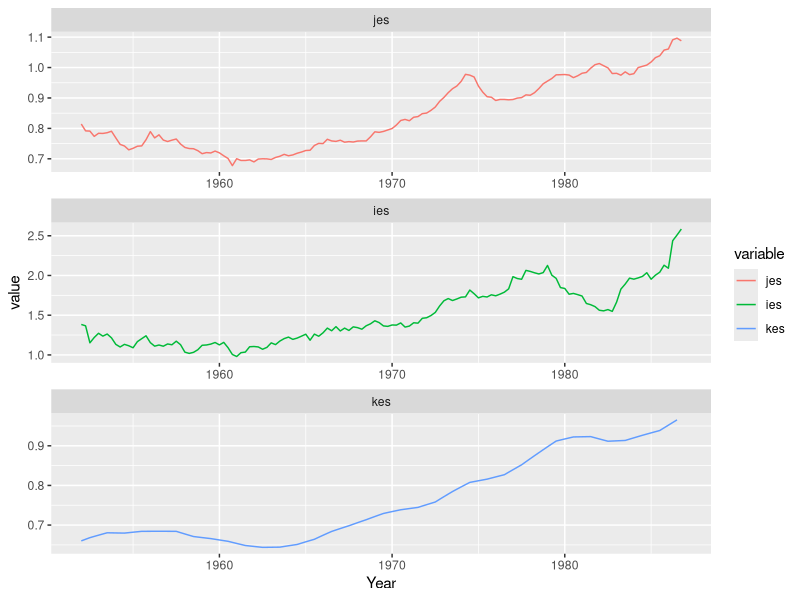
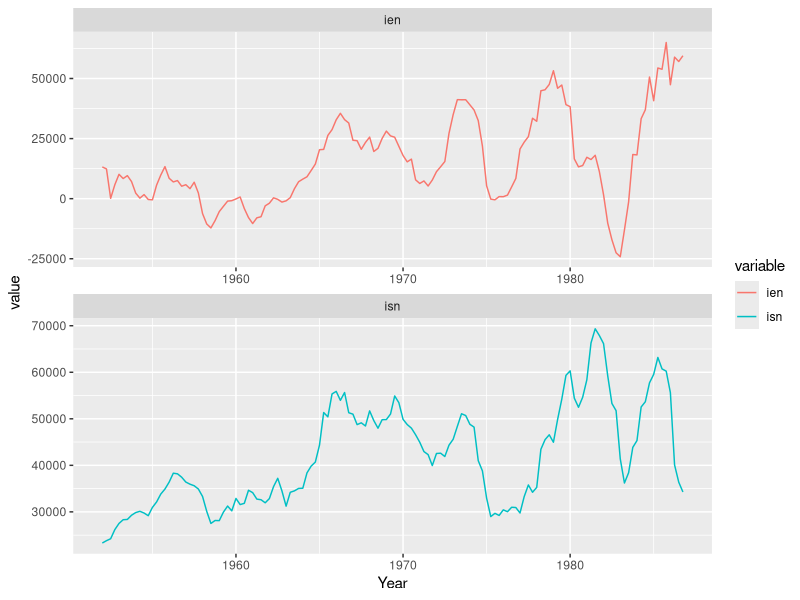
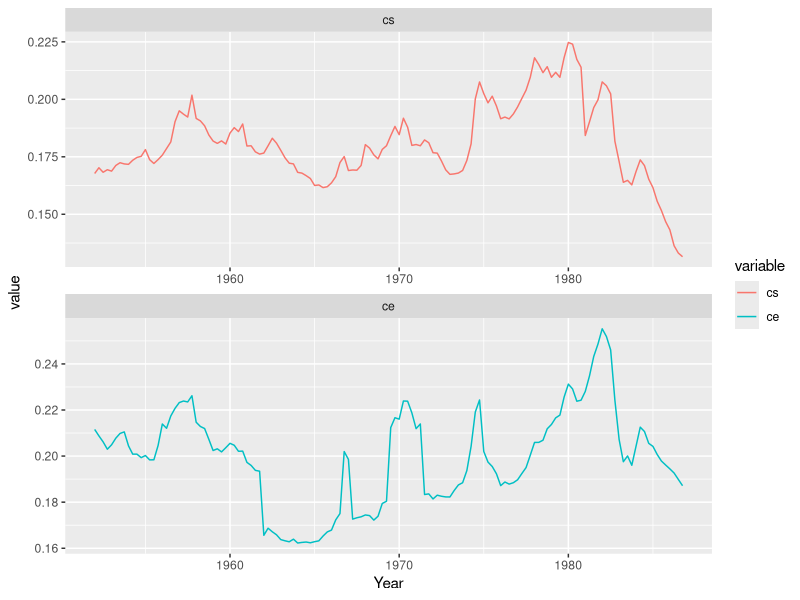
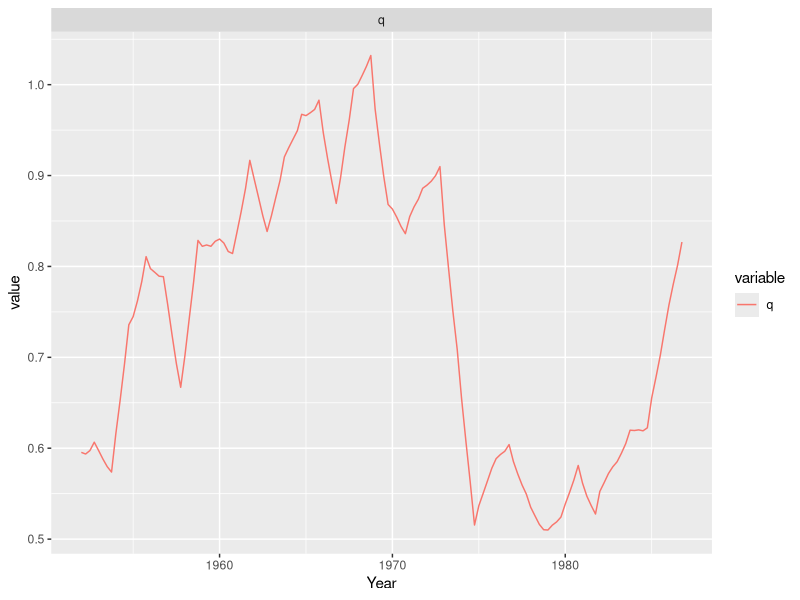
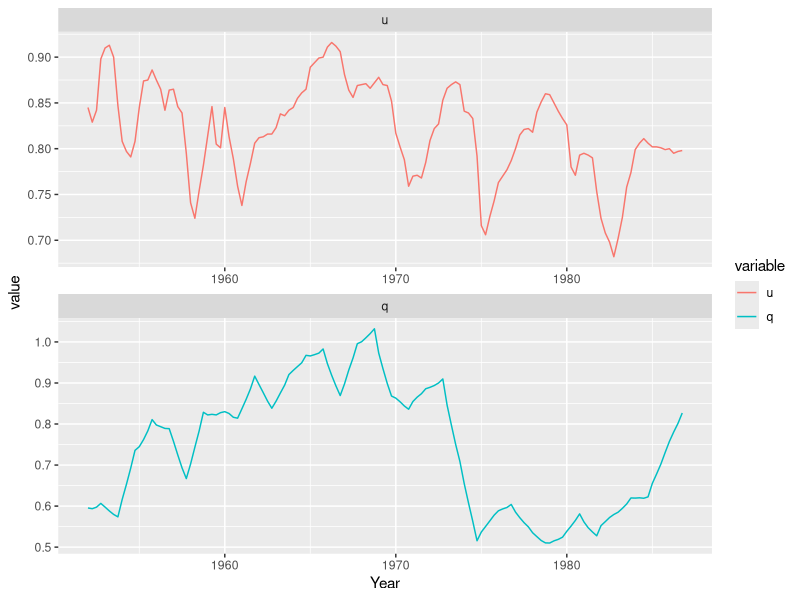
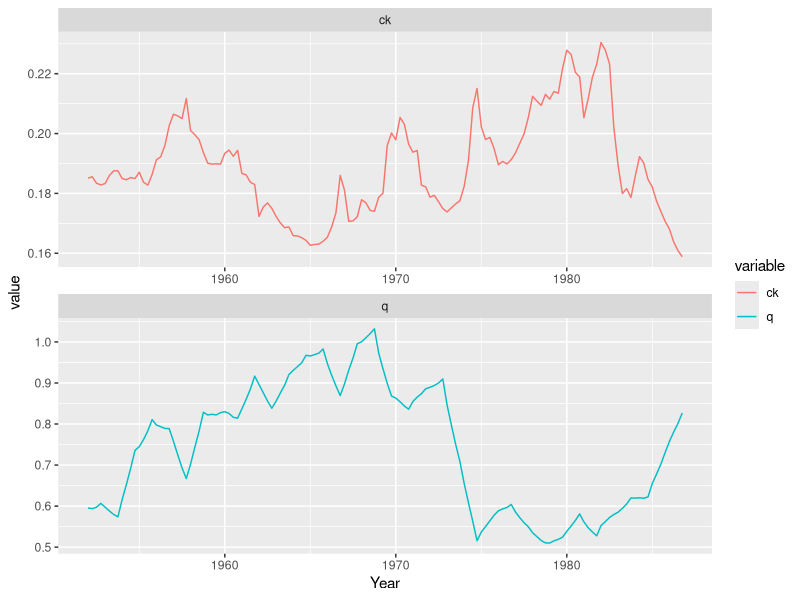
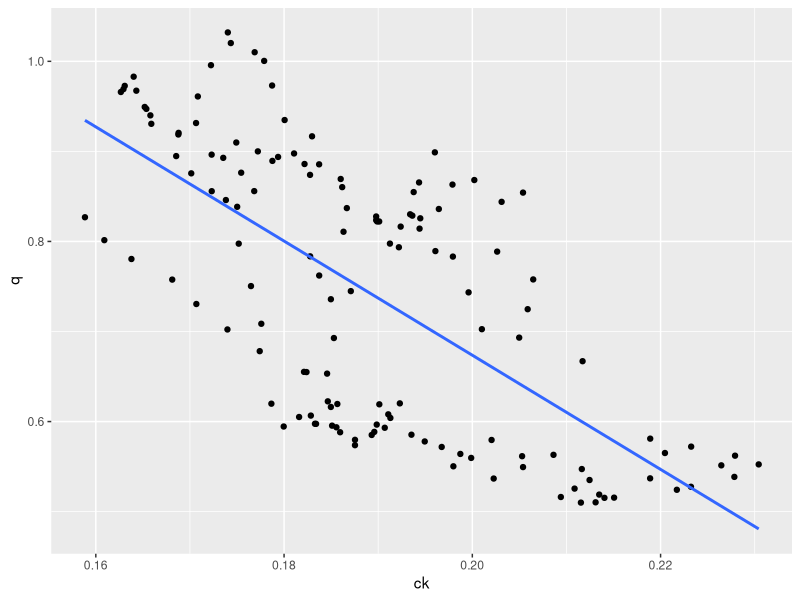
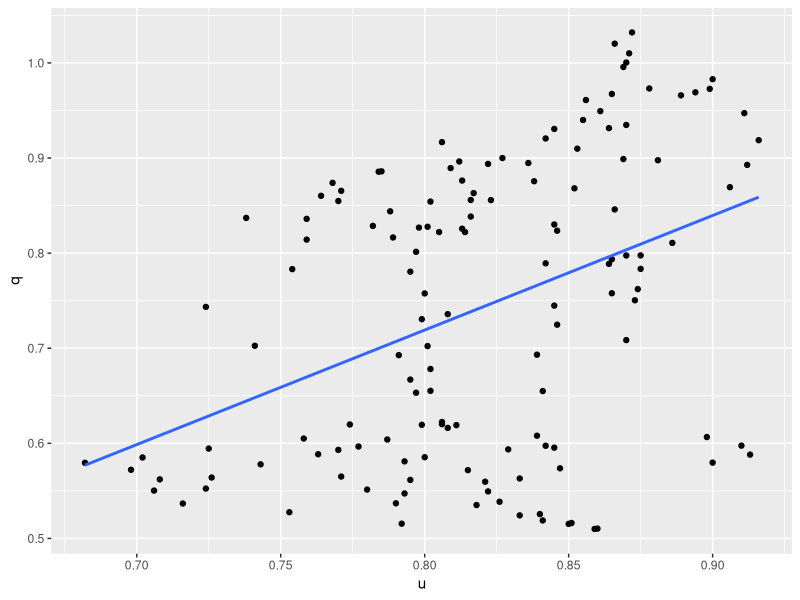

These figures' R source, in order: (Note: this script raises an error after producing the figures.)
## Warning: do not use tidyverse; will disrupt lag operators
##pdf(width=11,paper="USr")
library(ggplot2)
library(dynlm)
library(plyr)
library(lmtest)
library(reshape2)
library(nlme)
library(here)
options(scipen=10000)

rm(list=ls())

ld<-function(x)c( x[2:(length(x))],NA )

cochrane.orcutt <- function(mod){
     X <- model.matrix(mod)
     y <- model.response(model.frame(mod))
     e <- residuals(mod)
     n <- length(e)
     names <- colnames(X)
     rho <- sum(e[1:(n-1)]*e[2:n])/sum(e^2)
     ## cheat and know the answer (then it works)
     ## rho <- 0.868
     y <- y[2:n] - rho * y[1:(n-1)]
     X <- X[2:n,] - rho * X[1:(n-1),]
     mod <- lm(y ~ X - 1)
     result <- list()
     result$coefficients <- coef(mod)
     names(result$coefficients) <- names
     summary <- summary(mod, corr = F)
     result$cov <- (summary$sigma^2) * summary$cov.unscaled
     dimnames(result$cov) <- list(names, names)
     result$sigma <- summary$sigma
     result$rho <- rho
     class(result) <- 'cochrane.orcutt'
     result
     }



kopcke <- read.csv(here("lab-09-time-series/chap6-kopcke.csv"))

kopcke.dt <- as.yearqtr(paste(kopcke$rdate %/% 10, kopcke$rdate%%10),"%Y %q")

kopcke.z <- zoo(kopcke,order.by=kopcke.dt)
kopcke.ts <- ts(kopcke,start=c(1952,1),end=c(1986,4),frequency=4,class="matrix")

## plot(cbind(kopcke.z$je/kopcke.z$js,kopcke.z$ie/kopcke.z$is,kopcke.z$kelag/kopcke.z$kslag))

kopcke.df0 <- data.frame(time=time(kopcke.z), Year=as.numeric(as.yearqtr(time(kopcke.z))),kopcke.z)
kopcke.df1 <- mutate(kopcke.df0,
                     jes=je/js, ies = ie/is, ces = ce / cs,
                     ke = ld(kelag), ks=ld(kslag),kes=ke/ks,
                     ien=ie-0.15*kelag, isn=is-0.05*kslag,
                     ck= (ce*kelag + cs*kslag)/(kelag + kslag) )



kopcke.z2 <- zoo(subset(kopcke.df1,select=-time),order.by=kopcke.dt)
## zoo makes window() flaky on start/end 
## frequency(kopcke.z2)
## time(window(kopcke.z2,start="1954 Q1",end="1977 Q4"))  ## Good
## time(window(kopcke.z2,start=c(1954,1),end=c(1977,4),frequency=4)) ## Bad

kopcke.melt <- melt(kopcke.df1, id.vars=c("Year"))

## To set the series order for plotting
kopcke.melt$variable <- factor(kopcke.melt$variable, levels = c("time","rdate","ck","js","je","f","is","ie","kelag","kslag","y","u","q","cs","ce","jes","ies","ke","ks","kes","ien","isn" ))

n <- ggplot(subset(kopcke.melt, variable=="jes" | variable=="ies" | variable=="kes"),aes(x=Year,y=value,color=variable)) + facet_wrap( ~ variable,ncol=1,scales="free" ) + geom_line()
print(n)

n <- ggplot(subset(kopcke.melt, variable=="ien" | variable=="isn"),aes(x=Year,y=value,color=variable)) + facet_wrap( ~ variable,ncol=1,scales="free" ) + geom_line()
print(n)



## dev.new()

n <- ggplot(subset(kopcke.melt, variable=="cs" | variable=="ce"),aes(x=Year,y=value,color=variable)) + facet_wrap( ~ variable,ncol=1,scales="free" ) + geom_line()
print(n)

## dev.new()

## Q
n <- ggplot(subset(kopcke.melt, variable=="q"),aes(x=Year,y=value,color=variable)) + facet_wrap( ~ variable,ncol=1,scales="free" ) + geom_line()
print(n)

## Q and Capacity Utilization
n <- ggplot(subset(kopcke.melt, variable=="q" | variable=="u"),aes(x=Year,y=value,color=variable)) + facet_wrap( ~ variable,ncol=1,scales="free" ) + geom_line()
print(n)

## Q and Cost of Capital
n <- ggplot(subset(kopcke.melt, variable=="ck" | variable=="q"),aes(x=Year,y=value,color=variable)) + facet_wrap( ~ variable,ncol=1,scales="free" ) + geom_line()
print(n)

## Q and Cost of Capital Scatterplot
n <- ggplot(kopcke.df1,aes(x=ck,y=q)) + geom_point() + geom_smooth(method="lm",se=FALSE)
print(n)

## Q and Capacity Utilization Scatterplot
n <- ggplot(kopcke.df1,aes(x=u,y=q)) + geom_point() + geom_smooth(method="lm",se=FALSE)
print(n)


## 6e2a Estimate equation 6.14 (equipment e and structures s)
summary(eqn614e <- dynlm(data=kopcke.z2, ie ~ L(y,0:1) + L(ie,1), start=c(1956,1),end=c(1986,4)  ) )
dwtest(eqn614e)
(lambda <- 1 - coef(eqn614e)[4])
(mu <- coef(eqn614e)[2] / lambda)
(delta <- coef(eqn614e)[3] / (mu * lambda) + 1)

summary(eqn614s <- dynlm(data=kopcke.z2, is ~ L(y,0:1) + L(is,1), start=c(1956,1),end=c(1986,4)  ) )
dwtest(eqn614s)
(lambda <- 1 - coef(eqn614s)[4])
(mu <- coef(eqn614s)[2] / lambda)
(delta <- coef(eqn614s)[3] / (mu * lambda) + 1)



lmqfd <- function(y,X,rho){
    yqfd <- y[2:length(y)] - rho * y[1:length(y)-1]
    Xqfd <- X[2:length(y), ] - rho * X[1:length(y)-1, ]
    return(lm(yqfd ~ 0 + Xqfd))
    }



hildreth_lu <- function(mod){
    rmses <- data.frame(rho=double(), rmse=double())
    y <- model.response(model.frame(mod))
    X <- model.matrix(mod)
    for(rho in seq(0,1,0.01)){
        lmqfd <- lmqfd(y,X,rho)
        rmse <- sqrt(sum((resid(lmqfd))^2)/(length(y)-1))
        rmses <- bind_rows(rmses, data.frame(rho,rmse))
    }
    rhostar <- with(rmses, rmses[rmse==min(rmse),"rho"])
    print("rhostar is")
    print(rhostar)
    print(summary(lmqfd(y,X,rhostar)))
    print(dwtest(lmqfd(y,X,rhostar)))
    return(rmses)
}

(eqn614s_ols  <- lm(data=dplyr::filter(kopcke.df1, Year>1956),
                    is ~ y + dplyr::lag(y) + dplyr::lag(is) ))
dwtest(eqn614s_ols)
(eqn614s_co  <- cochrane.orcutt(eqn614s_ols))
## dwtest(eqn614s_co)
(lambda <- 1 - coef(eqn614s_co)[4])
(mu <- coef(eqn614s_co)[2] / lambda)
(delta <- coef(eqn614s_co)[3] / (mu * lambda) + 1)

rmses <- hildreth_lu(eqn614s_ols)
rmses %>% ggplot(aes(x=rho,y=rmse)) + geom_line() 


(eqn614e_ols  <- lm(data=dplyr::filter(kopcke.df1, Year>1956),
                    ie ~ y + dplyr::lag(y) + dplyr::lag(ie) ))
dwtest(eqn614e_ols)
(eqn614e_co  <- cochrane.orcutt(eqn614e_ols))
## dwtest(eqn614e_co)
(lambda <- 1 - coef(eqn614e_co)[4])
(mu <- coef(eqn614e_co)[2] / lambda)
(delta <- coef(eqn614e_co)[3] / (mu * lambda) + 1)


rmses <- hildreth_lu(eqn614e_ols)
rmses %>% ggplot(aes(x=rho,y=rmse)) + geom_line() 


## The gls syntax does not take lag()
summary(gls(ie ~ (y) + kelag , data=kopcke.z2, correlation=corARMA(p=1,q=0)))
summary(gls(ie ~ (y) + kelag , data=kopcke.z2, correlation=corAR1()))

## Be very careful with signs in the lag operator.  Here it works on a zoo object
## Just to demonstrate that we are doing lags correctly
with(kopcke.z2,arima(ie, xreg=cbind(lag(y,-1:-3),kelag), order=c(0,0,0)))  ## Right 
summary(dynlm(data=kopcke.z2, ie ~ L(y,1:3) + kelag)) ## Right

with(kopcke.z2,arima(ie, xreg=cbind(lag(y,-1),kelag), order=c(1,0,0)))  ## Right

with(kopcke.z2,arima(ie, xreg=cbind(lag(y,-1:-3),kelag), order=c(1,0,0)))  ## Right

with(window(kopcke.z2,start="1954 Q1",end="1977 Q4"),arima(ie, xreg=cbind(lag(y,-1:-3),kelag), order=c(1,0,0)))  ## Right

## Cash flow model
with(window(kopcke.z2,start="1958 Q1",end="1973 Q3"),arima( ie , xreg=cbind(lag(f/je,-1:-3),kelag), order=c(1,0,0)))
with(window(kopcke.z2,start="1956 Q1",end="1979 Q4"),arima( ie , xreg=cbind(lag(f/je,-1:-7),kelag), order=c(1,0,0)))
## To get 1956Q1-1979Q4 with seven lags, need to include back to 1954Q2
(flow.ie.iii <- with((window(kopcke.z2,start="1954 Q2",end="1979 Q4")),arima( ie , xreg=cbind(lag(f/je,0:-7),kelag), order=c(1,0,0))))
(flow.is.iii <- with((window(kopcke.z2,start="1954 Q2",end="1979 Q4")),arima( is , xreg=cbind(lag(f/js,0:-7),kelag), order=c(1,0,0))))


## With contemporaneous y
summary(dynlm(data=kopcke.z2, ie ~ L(y,0:3) + kelag))
summary(dynlm(data=kopcke.z2, ie ~ y + L(y,1:3) + kelag))

## dynlm uses the start/end syntax from window()
summary( accelerator.3 <- dynlm(data=kopcke.z2, ie ~ L(y,0:3) + kelag, start="1954 Q1", end="1977 Q4"))
dwtest(accelerator.3)

summary( accelerator.4 <- dynlm(data=kopcke.z2, ie ~ L(y,1:4) + kelag, start=c(1954,1), end=c(1977,4) ))
dwtest(accelerator.4)

summary( autoregressive.2 <- dynlm(data=kopcke.z2, ie ~ L(ie,1:2), start=c(1954,1), end=c(1977,4) ))
dwtest(autoregressive.2)

summary(autoregressive.6 <- dynlm(data=kopcke.z2, ie ~ L(ie,1:6), start=c(1954,1), end=c(1977,4) ))
dwtest(autoregressive.6)


## Back out depreciation rates for equipment based on gross investment and capital stock, 1953 and 1986
subset(kopcke.df1,Year>=1952.75 & Year<1954,select=c(ie,kelag,Year))
(ke52.4 <- kopcke.df1["1952 Q4","kelag"])
(ke53.4 <- kopcke.df1["1953 Q4","kelag"])
(ie53 <- (kopcke.df1["1953 Q1","ie"] + kopcke.df1["1953 Q2","ie"] + kopcke.df1["1953 Q3","ie"] + kopcke.df1["1953 Q4","ie"])/4 )
(delta53 <- 1 - (ke53.4 - ie53) / ke52.4)

subset(kopcke.df1,Year>=1985.75 & Year<1987,select=c(ie,kelag,Year))
(ke85.4 <- kopcke.df1["1985 Q4","kelag"])
(ke86.4 <- kopcke.df1["1986 Q4","kelag"])
(ie86 <- (kopcke.df1["1986 Q1","ie"] + kopcke.df1["1986 Q2","ie"] + kopcke.df1["1986 Q3","ie"] + kopcke.df1["1986 Q4","ie"])/4 )
(delta86 <- 1 - (ke86.4 - ie86) / ke85.4)

## Back out depreciation rates for structures based on gross investment and capital stock, 1953 and 1986
subset(kopcke.df1,Year>=1952.75 & Year<1954,select=c(is,kslag,Year))
(ks52.4 <- kopcke.df1["1952 Q4","kslag"])
(ks53.4 <- kopcke.df1["1953 Q4","kslag"])
(is53 <- (kopcke.df1["1953 Q1","is"] + kopcke.df1["1953 Q2","is"] + kopcke.df1["1953 Q3","is"] + kopcke.df1["1953 Q4","is"])/4 )
(delta53 <- 1 - (ks53.4 - is53) / ks52.4)

subset(kopcke.df1,Year>=1985.75 & Year<1987,select=c(is,kslag,Year))
(ks85.4 <- kopcke.df1["1985 Q4","kslag"])
(ks86.4 <- kopcke.df1["1986 Q4","kslag"])
(is86 <- (kopcke.df1["1986 Q1","is"] + kopcke.df1["1986 Q2","is"] + kopcke.df1["1986 Q3","is"] + kopcke.df1["1986 Q4","is"])/4 )
(delta86 <- 1 - (ks86.4 - is86) / ks85.4)
